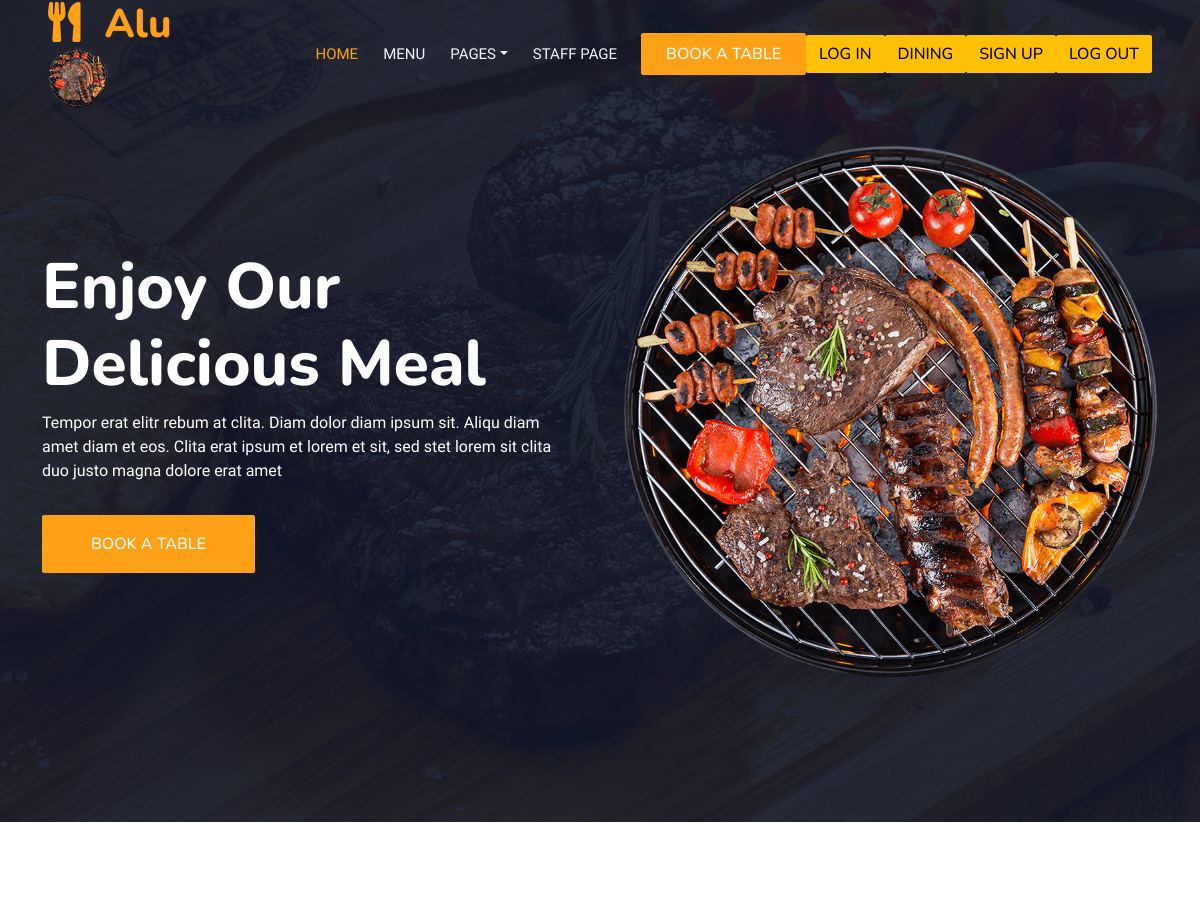
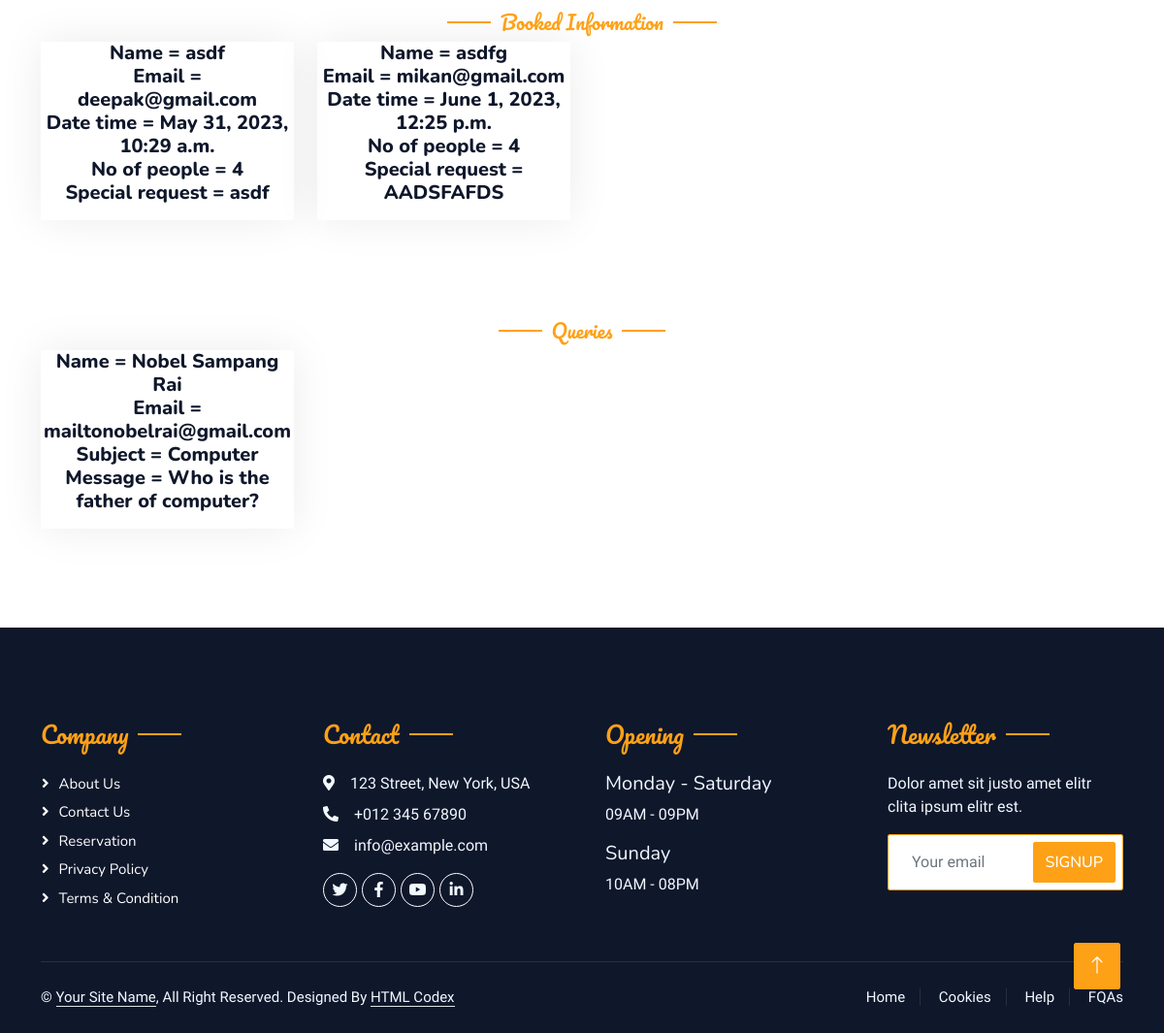
The page /staff/ (signed in) on the database its author committed (2 pictures, top to bottom).
### home/models.py (models this page shows, shortened)
class Booking(models.Model):
    user = models.OneToOneField(User, null=True, blank=True, on_delete=models.CASCADE)
    name = models.CharField(max_length=50, null=True)
    email = models.EmailField(max_length=50, null=True)
    datetime = models.DateTimeField(auto_now_add=True,null=True)
    no_of_people = models.IntegerField(null=True)
    special_request = models.TextField(max_length=200, null=True)
    pre_order = models.ManyToManyField(Items, blank=True)

class Contact(models.Model):
    user = models.OneToOneField(User, null=True, blank=True, on_delete=models.CASCADE)
    name = models.CharField(max_length=50)
    email = models.EmailField(max_length=50)
    subject = models.CharField(max_length=100)
    message = models.TextField(max_length=300)

### home/views.py (the view)
# urls.py: path("staff/", staff_page, name="staff_page"),
@login_required(login_url='login')
@staff_member_required
def staff_page(request):
    context = {"booking_infos": Booking.objects.all(),
               "contacts": Contact.objects.all()
               }
    return render(request, "staff-page.html", context)

### template/staff-page.html (shortened to what this page needs)
{% extends 'base.html' %}
{% block myblock %}
            <div class="container-xxl pt-5 pb-3">
            <div class="container">
                <div class="text-center wow fadeInUp" data-wow-delay="0.1s">
                    <h5 class="section-title ff-secondary text-center text-primary fw-normal">Booked Information</h5>
                </div>
                <div class="row g-4">
                            {% for booking_info in booking_infos %}
                    <div class="col-lg-3 col-md-6 wow fadeInUp" data-wow-delay="0.1s">
                        <div class="team-item text-center rounded overflow-hidden">
                            <h5 class="mb-0">Name = {{ booking_info.name }}</h5>
                            <h5 class="mb-0">Email = {{ booking_info.email }}</h5>
                            <h5 class="mb-0">Date time = {{ booking_info.datetime }}</h5>
                            <h5 class="mb-0">No of people = {{ booking_info.no_of_people }}</h5>
                            <h5 class="mb-0">Special request = {{ booking_info.special_request }}</h5>
                        </div>
                    </div>
                     {% endfor %}
                </div>
            </div>
        </div>
            <div class="container-xxl pt-5 pb-3">
            <div class="container">
                <div class="text-center wow fadeInUp" data-wow-delay="0.1s">
                    <h5 class="section-title ff-secondary text-center text-primary fw-normal">Queries</h5>
                </div>
                <div class="row g-4">
                            {% for contact in contacts %}
                    <div class="col-lg-3 col-md-6 wow fadeInUp" data-wow-delay="0.1s">
                        <div class="team-item text-center rounded overflow-hidden">
                            <h5 class="mb-0">Name = {{ contact.name }}</h5>
                            <h5 class="mb-0">Email = {{ contact.email }}</h5>
                            <h5 class="mb-0">Subject = {{ contact.subject }}</h5>
                            <h5 class="mb-0">Message = {{ contact.message }}</h5>
                        </div>
                    </div>
                     {% endfor %}
                </div>
            </div>
        </div>
{% endblock %}

### static/css/style.css (style rules this page uses)
:root { --primary: #FEA116; --light: #F1F8FF; --dark: #0F172B; }
.ff-secondary { font-family: 'Pacifico', cursive; }
.section-title { position: relative; display: inline-block; }
.section-title::before { position: absolute; content: ""; width: 45px; height: 2px; top: 50%; left: -55px; margin-top: -1px; background: var(--primary); }
.section-title::after { position: absolute; content: ""; width: 45px; height: 2px; top: 50%; right: -55px; margin-top: -1px; background: var(--primary); }
.team-item { box-shadow: 0 0 45px rgba(0, 0, 0, .08); height: calc(100% - 38px); transition: .5s; }

### rows shown on the page
Booking: name "asdf", email "deepak@gmail.com", datetime "May 31, 2023, 10:29 a.m.", no_of_people "4", special_request "asdf"
Booking: name "asdfg", email "mikan@gmail.com", datetime "June 1, 2023, 12:25 p.m.", no_of_people "4", special_request "AADSFAFDS"
Contact: name "Nobel Sampang Rai", email "mailtonobelrai@gmail.com", subject "Computer", message "Who is the father of computer?"
